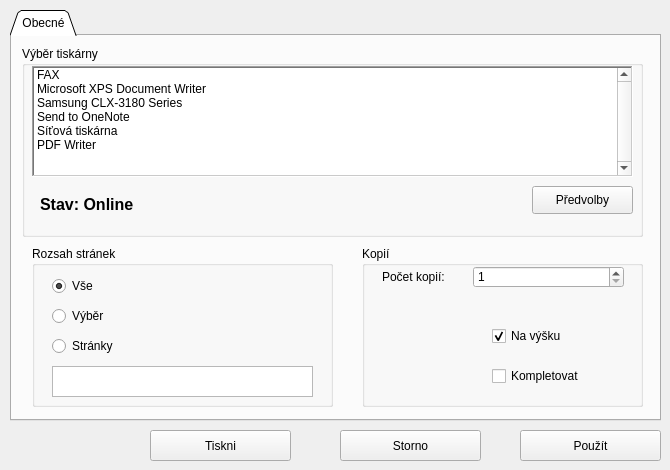
<?xml version="1.0" encoding="UTF-8"?>
<ui version="4.0">
 <class>printdialog</class>
 <widget class="QWidget" name="printdialog">
  <property name="windowModality">
   <enum>Qt::ApplicationModal</enum>
  </property>
  <property name="geometry">
   <rect>
    <x>0</x>
    <y>0</y>
    <width>670</width>
    <height>470</height>
   </rect>
  </property>
  <property name="sizePolicy">
   <sizepolicy hsizetype="Fixed" vsizetype="Fixed">
    <horstretch>0</horstretch>
    <verstretch>0</verstretch>
   </sizepolicy>
  </property>
  <property name="minimumSize">
   <size>
    <width>670</width>
    <height>470</height>
   </size>
  </property>
  <property name="maximumSize">
   <size>
    <width>670</width>
    <height>470</height>
   </size>
  </property>
  <property name="font">
   <font>
    <pointsize>9</pointsize>
    <weight>50</weight>
    <bold>false</bold>
   </font>
  </property>
  <property name="windowTitle">
   <string>Tisk</string>
  </property>
  <widget class="QTabWidget" name="tabWidget">
   <property name="geometry">
    <rect>
     <x>10</x>
     <y>10</y>
     <width>651</width>
     <height>411</height>
    </rect>
   </property>
   <property name="tabPosition">
    <enum>QTabWidget::North</enum>
   </property>
   <property name="tabShape">
    <enum>QTabWidget::Triangular</enum>
   </property>
   <property name="currentIndex">
    <number>0</number>
   </property>
   <property name="iconSize">
    <size>
     <width>30</width>
     <height>30</height>
    </size>
   </property>
   <widget class="QWidget" name="tab">
    <attribute name="title">
     <string>Obecné</string>
    </attribute>
    <widget class="QGroupBox" name="groupBox">
     <property name="geometry">
      <rect>
       <x>10</x>
       <y>10</y>
       <width>621</width>
       <height>191</height>
      </rect>
     </property>
     <property name="autoFillBackground">
      <bool>false</bool>
     </property>
     <property name="title">
      <string>Výběr tiskárny</string>
     </property>
     <widget class="QListWidget" name="listWidget">
      <property name="geometry">
       <rect>
        <x>10</x>
        <y>20</y>
        <width>601</width>
        <height>111</height>
       </rect>
      </property>
      <property name="frameShape">
       <enum>QFrame::WinPanel</enum>
      </property>
      <property name="verticalScrollBarPolicy">
       <enum>Qt::ScrollBarAlwaysOn</enum>
      </property>
      <property name="horizontalScrollBarPolicy">
       <enum>Qt::ScrollBarAlwaysOff</enum>
      </property>
      <item>
       <property name="text">
        <string>FAX</string>
       </property>
       <property name="font">
        <font>
         <weight>50</weight>
         <bold>false</bold>
        </font>
       </property>
       <property name="flags">
        <set>ItemIsSelectable|ItemIsUserCheckable|ItemIsEnabled</set>
       </property>
      </item>
      <item>
       <property name="text">
        <string>Microsoft XPS Document Writer</string>
       </property>
       <property name="flags">
        <set>ItemIsSelectable|ItemIsUserCheckable|ItemIsEnabled</set>
       </property>
      </item>
      <item>
       <property name="text">
        <string>Samsung CLX-3180 Series</string>
       </property>
       <property name="flags">
        <set>ItemIsSelectable|ItemIsUserCheckable|ItemIsEnabled</set>
       </property>
      </item>
      <item>
       <property name="text">
        <string>Send to OneNote</string>
       </property>
       <property name="flags">
        <set>ItemIsSelectable|ItemIsUserCheckable|ItemIsEnabled</set>
       </property>
      </item>
      <item>
       <property name="text">
        <string>Síťová tiskárna</string>
       </property>
       <property name="flags">
        <set>ItemIsSelectable|ItemIsUserCheckable|ItemIsEnabled</set>
       </property>
      </item>
      <item>
       <property name="text">
        <string>PDF Writer</string>
       </property>
       <property name="flags">
        <set>ItemIsSelectable|ItemIsUserCheckable|ItemIsEnabled</set>
       </property>
      </item>
     </widget>
     <widget class="QLabel" name="label">
      <property name="geometry">
       <rect>
        <x>18</x>
        <y>150</y>
        <width>191</width>
        <height>16</height>
       </rect>
      </property>
      <property name="font">
       <font>
        <pointsize>12</pointsize>
        <weight>75</weight>
        <bold>true</bold>
       </font>
      </property>
      <property name="text">
       <string>Stav: Online</string>
      </property>
     </widget>
     <widget class="QPushButton" name="pushButton_4">
      <property name="geometry">
       <rect>
        <x>510</x>
        <y>140</y>
        <width>101</width>
        <height>28</height>
       </rect>
      </property>
      <property name="text">
       <string>Předvolby</string>
      </property>
     </widget>
    </widget>
    <widget class="QGroupBox" name="groupBox_2">
     <property name="geometry">
      <rect>
       <x>20</x>
       <y>210</y>
       <width>301</width>
       <height>161</height>
      </rect>
     </property>
     <property name="title">
      <string>Rozsah stránek</string>
     </property>
     <widget class="QRadioButton" name="radioButton">
      <property name="geometry">
       <rect>
        <x>20</x>
        <y>30</y>
        <width>95</width>
        <height>20</height>
       </rect>
      </property>
      <property name="text">
       <string>Vše</string>
      </property>
      <property name="checked">
       <bool>true</bool>
      </property>
     </widget>
     <widget class="QRadioButton" name="radioButton_2">
      <property name="geometry">
       <rect>
        <x>20</x>
        <y>60</y>
        <width>95</width>
        <height>20</height>
       </rect>
      </property>
      <property name="text">
       <string>Výběr</string>
      </property>
     </widget>
     <widget class="QRadioButton" name="radioButton_3">
      <property name="geometry">
       <rect>
        <x>20</x>
        <y>90</y>
        <width>95</width>
        <height>20</height>
       </rect>
      </property>
      <property name="text">
       <string>Stránky</string>
      </property>
     </widget>
     <widget class="QTextEdit" name="textEdit">
      <property name="geometry">
       <rect>
        <x>20</x>
        <y>120</y>
        <width>261</width>
        <height>31</height>
       </rect>
      </property>
     </widget>
    </widget>
    <widget class="QGroupBox" name="groupBox_3">
     <property name="geometry">
      <rect>
       <x>350</x>
       <y>210</y>
       <width>281</width>
       <height>161</height>
      </rect>
     </property>
     <property name="title">
      <string>Kopií</string>
     </property>
     <widget class="QSpinBox" name="spinBox">
      <property name="geometry">
       <rect>
        <x>111</x>
        <y>20</y>
        <width>151</width>
        <height>22</height>
       </rect>
      </property>
      <property name="minimum">
       <number>1</number>
      </property>
     </widget>
     <widget class="QLabel" name="label_2">
      <property name="geometry">
       <rect>
        <x>20</x>
        <y>20</y>
        <width>71</width>
        <height>21</height>
       </rect>
      </property>
      <property name="text">
       <string>Počet kopií:</string>
      </property>
     </widget>
     <widget class="QCheckBox" name="checkBox">
      <property name="geometry">
       <rect>
        <x>130</x>
        <y>80</y>
        <width>131</width>
        <height>20</height>
       </rect>
      </property>
      <property name="text">
       <string>Na výšku</string>
      </property>
      <property name="checked">
       <bool>true</bool>
      </property>
     </widget>
     <widget class="QCheckBox" name="checkBox_2">
      <property name="geometry">
       <rect>
        <x>130</x>
        <y>120</y>
        <width>131</width>
        <height>20</height>
       </rect>
      </property>
      <property name="text">
       <string>Kompletovat</string>
      </property>
     </widget>
     <widget class="QLabel" name="label_3">
      <property name="geometry">
       <rect>
        <x>30</x>
        <y>70</y>
        <width>71</width>
        <height>71</height>
       </rect>
      </property>
      <property name="text">
       <string/>
      </property>
      <property name="pixmap">
       <pixmap>../icons/page_up.png</pixmap>
      </property>
      <property name="scaledContents">
       <bool>false</bool>
      </property>
     </widget>
    </widget>
   </widget>
  </widget>
  <widget class="QPushButton" name="pushButton">
   <property name="geometry">
    <rect>
     <x>340</x>
     <y>430</y>
     <width>141</width>
     <height>31</height>
    </rect>
   </property>
   <property name="text">
    <string>Storno</string>
   </property>
  </widget>
  <widget class="QPushButton" name="pushButton_2">
   <property name="geometry">
    <rect>
     <x>520</x>
     <y>430</y>
     <width>141</width>
     <height>31</height>
    </rect>
   </property>
   <property name="text">
    <string>Použít</string>
   </property>
  </widget>
  <widget class="QPushButton" name="pushButton_3">
   <property name="geometry">
    <rect>
     <x>150</x>
     <y>430</y>
     <width>141</width>
     <height>31</height>
    </rect>
   </property>
   <property name="text">
    <string>Tiskni</string>
   </property>
  </widget>
 </widget>
 <layoutdefault spacing="6" margin="11"/>
 <resources/>
 <connections/>
</ui>
